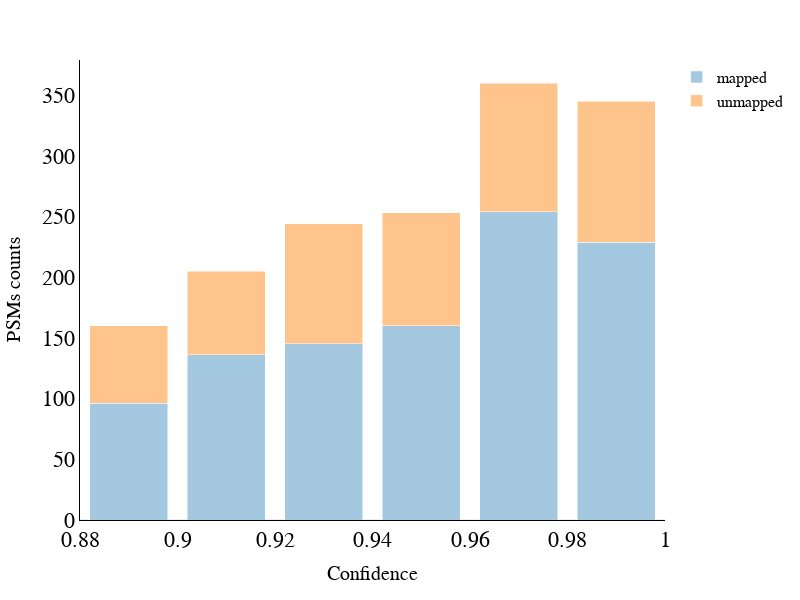

Notebook code cell kept with this figure:
### Code cell
importlib.reload(prep)

prep.plot_map_distribution(run, df, protein_norm, threshold=0.88, folder = "../figures")

### Figure 1 — Plotly figure (JSON) as saved in the notebook; plotly's stock layout.template omitted (floating-point values rounded to 4 significant figures)
{"data": [{"hovertemplate": "category=mapped<br>confidence=%{x}<br>count=%{y}<extra></extra>", "legendgroup": "mapped", "marker": {"color": "#A5C8E1", "pattern": {"shape": ""}}, "name": "mapped", "orientation": "v", "showlegend": true, "textposition": "auto", "type": "bar", "x": [0.89, 0.91, 0.93, 0.95, 0.97, 0.99], "xaxis": "x", "y": [96, 136, 145, 160, 254, 229], "yaxis": "y"}, {"hovertemplate": "category=unmapped<br>confidence=%{x}<br>count=%{y}<extra></extra>", "legendgroup": "unmapped", "marker": {"color": "#FFC48C", "pattern": {"shape": ""}}, "name": "unmapped", "orientation": "v", "showlegend": true, "textposition": "auto", "type": "bar", "x": [0.89, 0.91, 0.93, 0.95, 0.97, 0.99], "xaxis": "x", "y": [64, 69, 99, 93, 106, 116], "yaxis": "y"}], "layout": {"barmode": "stack", "font": {"color": "black", "family": "Arial, sans-serif", "size": 22}, "height": 600, "legend": {"font": {"size": 16}, "title": {"text": ""}, "tracegroupgap": 0}, "margin": {"t": 60}, "showlegend": true, "title": {"text": ""}, "width": 800, "xaxis": {"anchor": "y", "domain": [0, 1], "dtick": 0.02, "linecolor": "black", "linewidth": 1, "showgrid": false, "showline": true, "tickmode": "linear", "title": {"font": {"size": 20}, "text": "Confidence"}}, "yaxis": {"anchor": "x", "domain": [0, 1], "linecolor": "black", "linewidth": 1, "showgrid": false, "showline": true, "title": {"font": {"size": 20}, "text": "PSMs counts"}}}}
